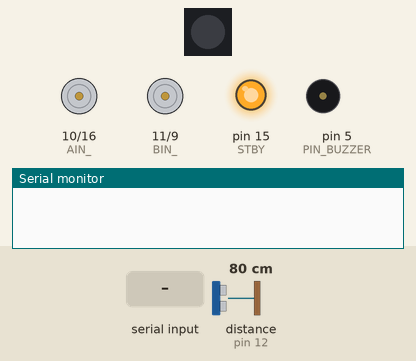
This sketch was run on a simulated Arduino Uno, built with avr-gcc and run on an emulated ATmega328P. Parts: 1 RGB LEDs in strip order, left to right, direction and speed pins drawn as motors (green arrow = direction pin HIGH = forward, orange = LOW = backward, longer = more drive, stopped while the standby pin is LOW), output pins drawn as LEDs (lit = HIGH), buzzer (waves = sounding), the last lines printed to the serial monitor. Wiring (inferred from the names in the program): ultrasonic range finder: trigger pin 13; echo pin 12. Inputs (shaded band) come from the test bench; at power-on: distance to the obstacle (sensor on pin 12) 80 cm. The echo pulse lasts 58.3 µs per cm; dim RGB values are drawn brighter than linear; pins used as bus, display or sensor lines are not drawn.

Above: at 1.2 s.
1.3 s: "PITO\n" received over Serial
At 1.35 s:
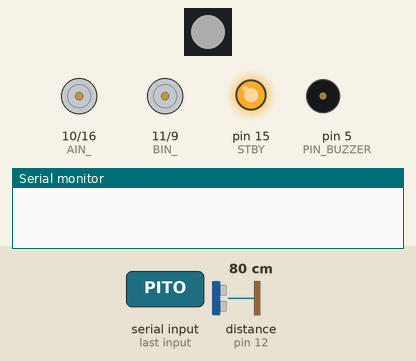
4.3 s: distance to the obstacle (sensor on pin 12) set to 12 cm
7.3 s: distance to the obstacle (sensor on pin 12) set to 9 cm
At 7.53 s:
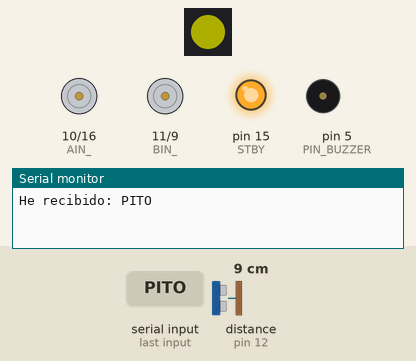
10.3 s: distance to the obstacle (sensor on pin 12) set to 18 cm
At 10.57 s:
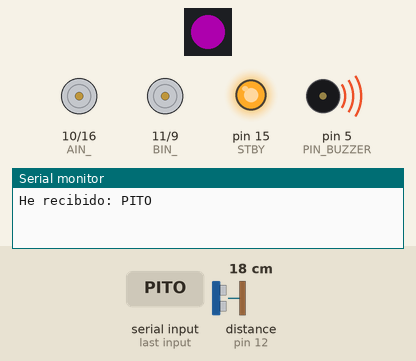
13.3 s: "ROJO\n" received over Serial
At 14.9 s:
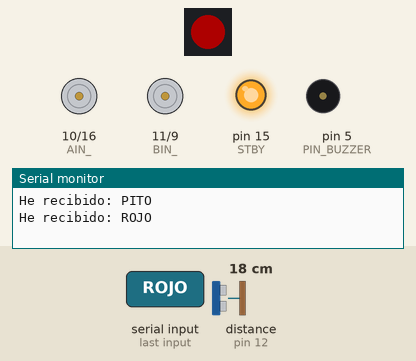
15.2 s: "AZUL\n" received over Serial
At 16.7 s:
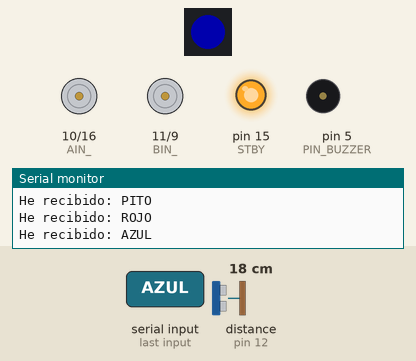
Timing chart, 0 to 17.8 s (numbered marks = the images above; inputs shaded):
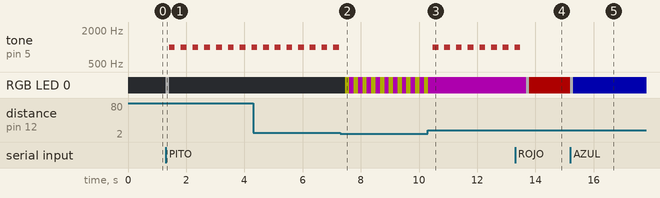

The sketch:

prueba_bluetooth.ino
```cpp
#include <Adafruit_NeoPixel.h>

// --- PINES DE LOS MOTORES ---
#define APWM 16
#define BPWM 9
#define AIN_ 10
#define BIN_ 11
#define STBY 15

// --- PINES DE LUCES, SONIDO Y SENSORES ---
#define PIN_LED 8
#define PIN_BUZZER 5
#define TRIGGER 13
#define ECHO 12
#define NUMPIXELS 1

Adafruit_NeoPixel pixels(NUMPIXELS, PIN_LED, NEO_GRB + NEO_KHZ800);

// --- VARIABLE DE ESTADO ---
String estadoActual = "PARAR";

void setup() {
  // Configuración de motores
  pinMode(APWM, OUTPUT);
  pinMode(AIN_, OUTPUT);
  pinMode(BPWM, OUTPUT);
  pinMode(BIN_, OUTPUT);
  pinMode(STBY, OUTPUT);

  // Configuración de sonido y ultrasonido
  pinMode(PIN_BUZZER, OUTPUT);
  pinMode(TRIGGER, OUTPUT);
  pinMode(ECHO, INPUT);

  // Inicializamos el Bluetooth
  Serial.begin(9600);

  // Inicializamos el LED
  pixels.begin();
  pixels.setBrightness(50);
  pixels.show();

  // Despertamos los motores
  digitalWrite(STBY, HIGH);
}

void loop() {
  // 1. LEER NUEVAS ÓRDENES DEL MÓVIL
  if (Serial.available() > 0) {
    // Si entra cualquier dato, el LED se pone BLANCO un momento
    pixels.setPixelColor(0, pixels.Color(255, 255, 255));
    pixels.show();
    delay(100);

    String nuevaOrden = Serial.readStringUntil('\n');
    nuevaOrden.trim();
    nuevaOrden.toUpperCase();

    Serial.println("He recibido: " + nuevaOrden);

    // CHIVATO: Si recibimos basura, parpadea en ROJO
    // Si recibimos texto legible, se pone VERDE
    if (nuevaOrden.length() > 0) {
        if (isAlpha(nuevaOrden[0])) { // ¿Es la primera letra una letra real?
             pixels.setPixelColor(0, pixels.Color(0, 255, 0)); // VERDE
        } else {
             pixels.setPixelColor(0, pixels.Color(255, 0, 0)); // ROJO (basura)
        }
        pixels.show();
    }

    if (nuevaOrden != "") {
      estadoActual = nuevaOrden;
      detenerTodo(); // Pausa limpia antes de cambiar de estado
    }
  }

  // 2. LEER EL SENSOR DE ULTRASONIDO
  digitalWrite(TRIGGER, LOW);
  delayMicroseconds(2);
  digitalWrite(TRIGGER, HIGH);
  delayMicroseconds(10);
  digitalWrite(TRIGGER, LOW);

  // Usamos un timeout (30000) para que si no detecta nada el robot no se quede "congelado"
  long tiempo = pulseIn(ECHO, HIGH, 30000);
  float distancia = (tiempo / 2.0) / 29.2;

  // 3. LÓGICA DE EJECUCIÓN (Máquina de estados + Alerta)

  // Si hay un obstáculo válido a 10 cm o menos...
  if (distancia > 0 && distancia <= 10) {
    // Paramos los motores y el zumbador por seguridad
    controlarMotores(0, 0);
    noTone(PIN_BUZZER);

    // Parpadeo Amarillo y Rosa
    pixels.setPixelColor(0, pixels.Color(255, 255, 0)); // Amarillo
    pixels.show();
    delay(150);

    pixels.setPixelColor(0, pixels.Color(255, 0, 255)); // Rosa/Magenta
    pixels.show();
    delay(150);
  }
  // Si el camino está libre (> 10 cm), hacemos caso a la orden del Bluetooth
  else {
    if (estadoActual == "GIRAR") {
      controlarMotores(120, -120);
    }
    else if (estadoActual == "ROJO") {
      pixels.setPixelColor(0, pixels.Color(255, 0, 0));
      pixels.show();
    }
    else if (estadoActual == "AZUL") {
      pixels.setPixelColor(0, pixels.Color(0, 0, 255));
      pixels.show();
    }
    else if (estadoActual == "PITO") {
      tone(PIN_BUZZER, 1000);
      delay(200);
      noTone(PIN_BUZZER);
      delay(200);
    }
    else if (estadoActual == "PARAR") {
      detenerTodo();
    }
    else {
      estadoActual = "PARAR";
    }
  }
}

// --- FUNCIONES AUXILIARES ---

void controlarMotores(int velIzq, int velDer) {
  analogWrite(APWM, abs(velIzq));
  digitalWrite(AIN_, velIzq >= 0 ? HIGH : LOW);

  analogWrite(BPWM, abs(velDer));
  digitalWrite(BIN_, velDer >= 0 ? HIGH : LOW);
}

void detenerTodo() {
  controlarMotores(0, 0);
  pixels.clear();
  pixels.show();
  noTone(PIN_BUZZER);
}
```

Measured:
- the behaviour switches between 11 and 10 cm on distance to the obstacle (sensor on pin 12) (found by bisection; images 1 and 2)
- after the input at 1.3 s, tone on pin 5 (PIN_BUZZER): alternates 1000 Hz for 0.20 s and silent for 0.21 s, starting after 0.11 s; RGB LED 0: off → RGB(50, 50, 50) at once, → off 0.11 s later
- after the input at 7.3 s, tone on pin 5 (PIN_BUZZER): stops changing and stays silent; RGB LED 0: alternates RGB(50, 50, 0) for 0.15 s and RGB(50, 0, 50) for 0.15 s, starting after 0.16 s
- after the input at 10.3 s, tone on pin 5 (PIN_BUZZER): alternates 1000 Hz for 0.20 s and silent for 0.20 s, starting after 0.17 s
- after the input at 13.3 s, tone on pin 5 (PIN_BUZZER): goes on until 13.5 s, then stays silent; RGB LED 0: RGB(50, 0, 50) → RGB(50, 50, 50) after 0.39 s, → RGB(50, 0, 0) 0.10 s later
- after the input at 15.2 s, RGB LED 0: RGB(50, 0, 0) → RGB(50, 50, 50) at once, → RGB(0, 0, 50) 0.10 s later
